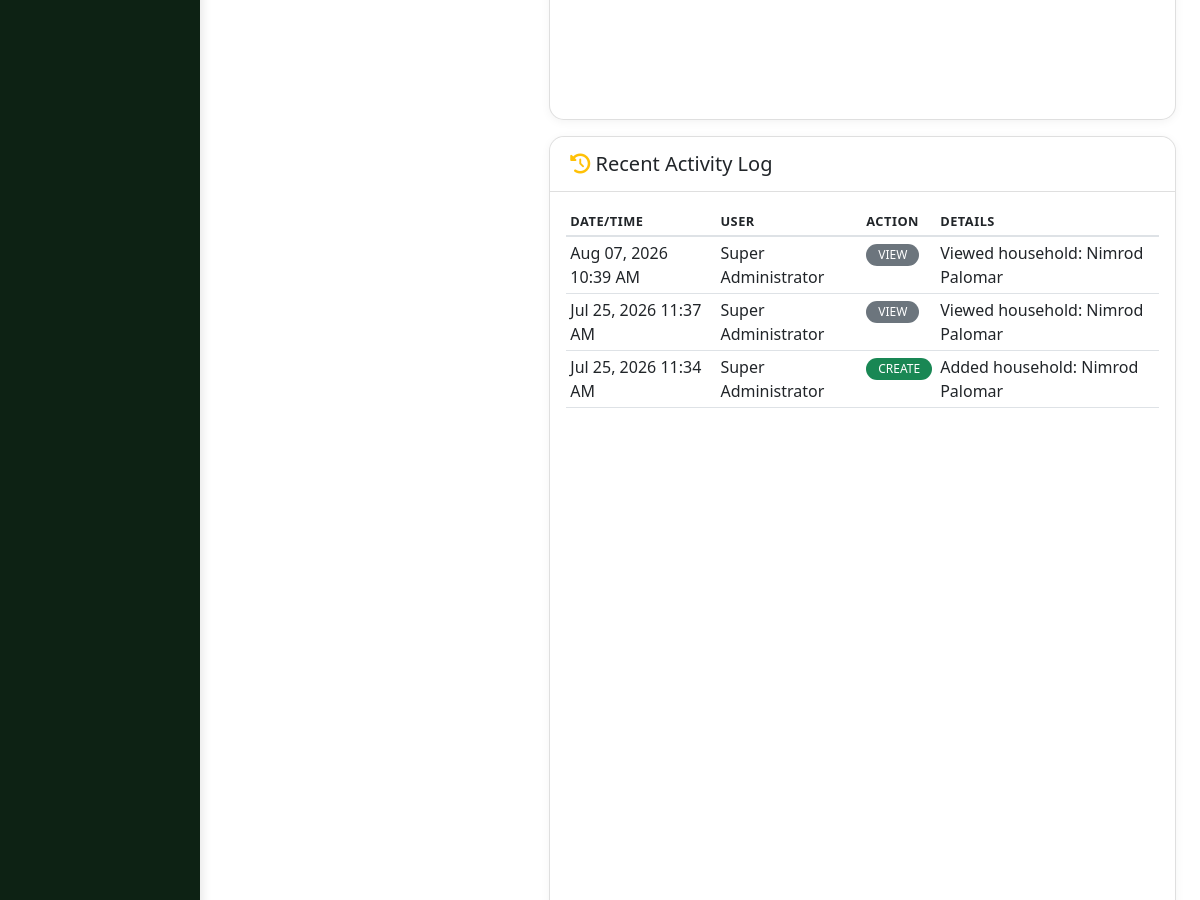
/inhabitants/households/view.php?id=3 (signed in, middle part), run on an earlier commit of the app's database.
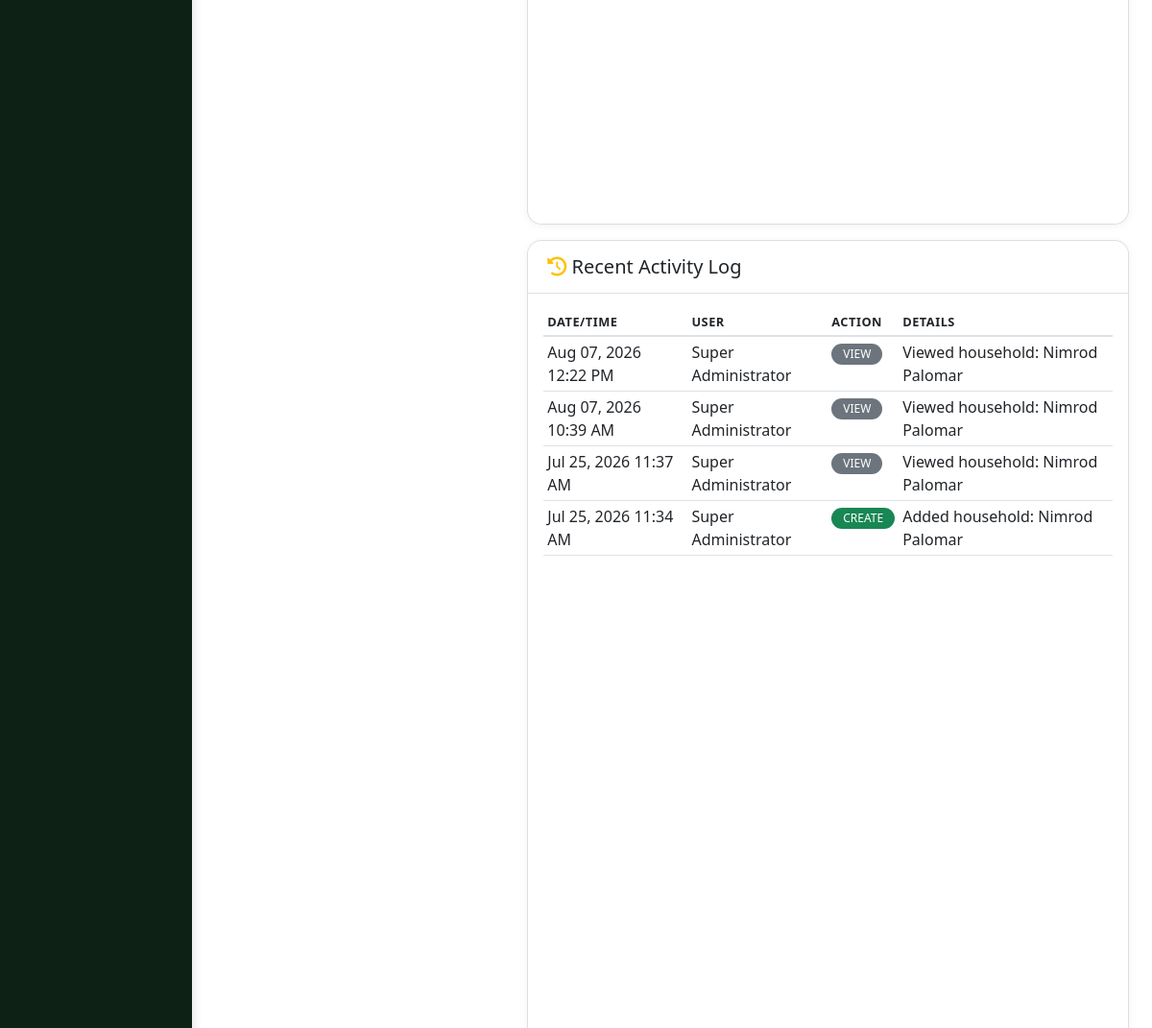
And on a later commit of the database.
### tables this page shows
CREATE TABLE `audit_trails` (
  `id` int(11) NOT NULL,
  `user_id` int(11) DEFAULT NULL,
  `action` varchar(50) NOT NULL,
  `table_name` varchar(50) NOT NULL,
  `record_id` int(11) DEFAULT NULL,
  `details` text DEFAULT NULL,
  `ip_address` varchar(45) DEFAULT NULL,
  `created_at` timestamp NOT NULL DEFAULT current_timestamp()
);

CREATE TABLE `users` (
  `id` int(11) NOT NULL,
  `username` varchar(50) NOT NULL,
  `password` varchar(255) NOT NULL,
  `full_name` varchar(100) NOT NULL,
  `email` varchar(100) NOT NULL,
  `role_id` int(11) DEFAULT NULL,
  `last_login` timestamp NULL DEFAULT NULL,
  `is_active` tinyint(1) DEFAULT 1,
  `created_at` timestamp NOT NULL DEFAULT current_timestamp()
);

### inhabitants/households/view.php (the view, shortened to what this page needs)
<?php
$id = isset($_GET['id']) ? (int)$_GET['id'] : 0;
$pdo = getDB();
$stmt = $pdo->prepare("
    SELECT a.*, u.full_name
    FROM audit_trails a
    LEFT JOIN users u ON a.user_id = u.id
    WHERE a.table_name = 'household_records' AND a.record_id = ?
    ORDER BY a.created_at DESC
    LIMIT 10
");
$stmt->execute([$id]);
$audit_trails = $stmt->fetchAll();
?>
<!DOCTYPE html>
<html lang="en">
<head>
    <link href="https://cdn.jsdelivr.net/npm/bootstrap@5.1.3/dist/css/bootstrap.min.css" rel="stylesheet">
    <link rel="stylesheet" href="https://cdnjs.cloudflare.com/ajax/libs/font-awesome/6.0.0/css/all.min.css">
    <link rel="stylesheet" href="../../assets/css/custom.css">
</head>
<body>
    <div class="container-fluid">
        <div class="row">
            <?php include '../../includes/sidebar.php'; ?>
            <main class="col-md-10 ms-sm-auto px-md-4 main-content">
                <div class="row">
                    <div class="col-md-8">
                        <div class="card detail-card mt-3">
                            <div class="card-body">
                            </div>
                        </div>
                        <div class="card detail-card mt-3">
                            <div class="card-header bg-white">
                                <h5 class="mb-0"><i class="fas fa-history text-warning"></i> Recent Activity Log</h5>
                            </div>
                            <div class="card-body">
                                <?php if (count($audit_trails) > 0): ?>
                                    <div class="table-responsive">
                                        <table class="table table-sm">
                                            <thead>
                                                <tr>
                                                    <th>Date/Time</th>
                                                    <th>User</th>
                                                    <th>Action</th>
                                                    <th>Details</th>
                                                </tr>
                                            </thead>
                                            <tbody>
                                                <?php foreach ($audit_trails as $trail): ?>
                                                    <tr>
                                                        <td><?= date('M d, Y h:i A', strtotime($trail['created_at'])) ?></td>
                                                        <td><?= $trail['full_name'] ?? 'System' ?></td>
                                                        <td>
                                                            <span class="badge bg-<?=
                                                                $trail['action'] == 'CREATE' ? 'success' :
                                                                ($trail['action'] == 'UPDATE' ? 'warning' :
                                                                ($trail['action'] == 'DELETE' ? 'danger' : 'secondary'))
                                                            ?>">
                                                                <?= $trail['action'] ?>
                                                            </span>
                                                        </td>
                                                        <td><?= $trail['details'] ?? '' ?></td>
                                                    </tr>
                                                <?php endforeach; ?>
                                            </tbody>
                                        </table>
                                    </div>
                                <?php else: ?>
                                    <p class="text-muted text-center mb-0">No activity logs found for this record</p>
                                <?php endif; ?>
                            </div>
                        </div>
                    </div>
                </div>
            </main>
        </div>
    </div>
</body>
</html>

What changed in the data, as far as the page shows it:
added audit_trails: created_at "Aug 07, 2026 12:22 PM", user.full_name "Super Administrator", action "VIEW", details "Viewed household: Nimrod Palomar"
